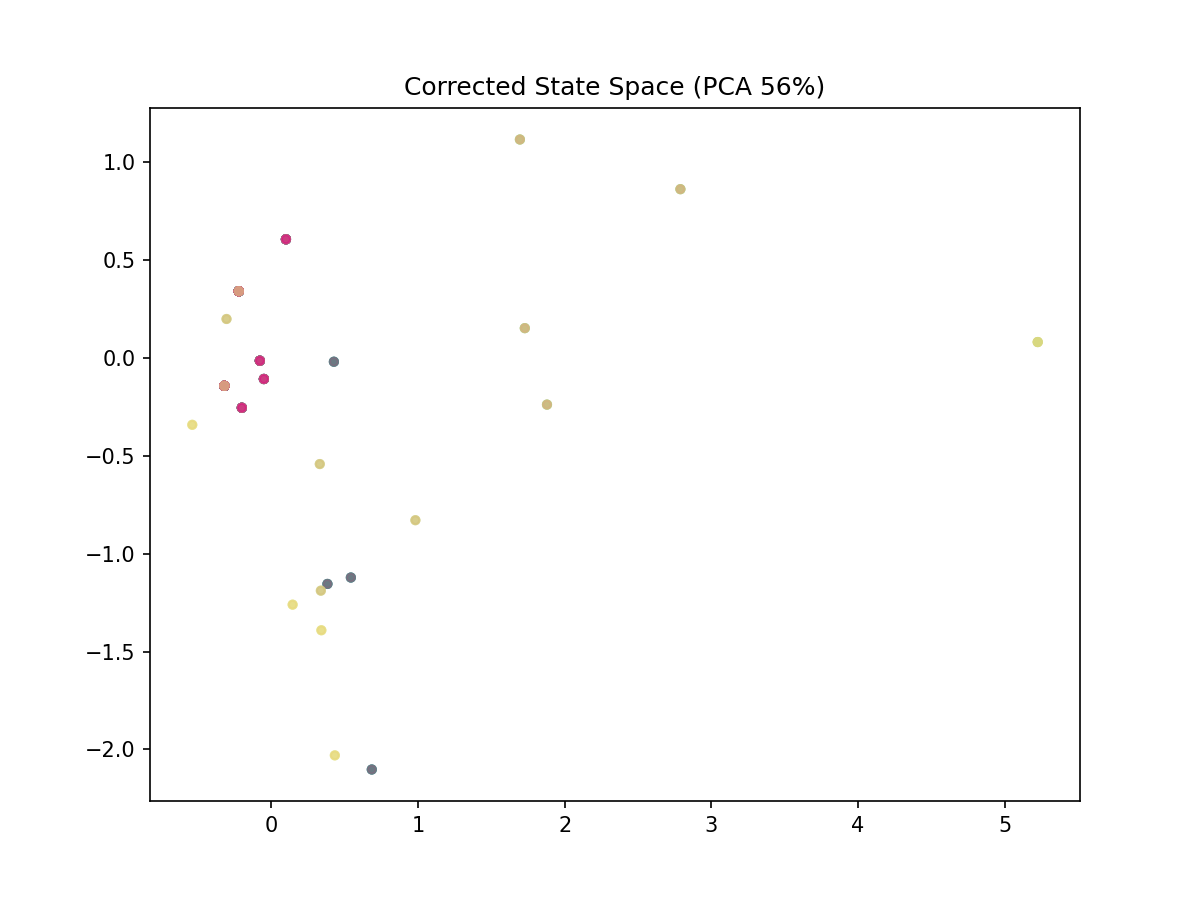

This figure's Python source:
"""Predict-Compare-Correct: model predicts next state/obs, compares with actual,
and learns to correct its state based on prediction error.

This mirrors how humans maintain a world model:
  predict → act → observe → compare → correct → predict (loop)

Key: prediction error IS the training signal for correction.
"""
import os, sys, random, time
import torch, torch.nn as nn, torch.nn.functional as F
import numpy as np
from tqdm import tqdm
import matplotlib
matplotlib.use('Agg')
import matplotlib.pyplot as plt
from matplotlib.colors import ListedColormap
from sklearn.decomposition import PCA

os.environ.setdefault('PYTORCH_CUDA_ALLOC_CONF', 'expandable_segments:True')
DEVICE = 'cuda' if torch.cuda.is_available() else 'cpu'
DM = 64
CELL_WALL, CELL_PATH, CELL_EXIT = 0, 1, 2
DIRS = [(0, -1), (1, 0), (0, 1), (-1, 0)]
BASE_DIR = os.path.dirname(os.path.dirname(os.path.abspath(__file__)))

print(f'Device: {DEVICE}  DM={DM}')

def generate_maze(h=11, w=11):
    maze = np.ones((h,w), dtype=np.int32)*CELL_WALL
    start = (1,1); maze[start]=CELL_PATH; stack=[start]; rng=random.Random(42)
    while stack:
        cy,cx=stack[-1]; nbs=[]
        for dy,dx in [(-2,0),(2,0),(0,-2),(0,2)]:
            ny,nx=cy+dy,cx+dx
            if 0<ny<h-1 and 0<nx<w-1 and maze[ny,nx]==CELL_WALL: nbs.append((ny,nx))
        if nbs: ny,nx=rng.choice(nbs)
        else: stack.pop(); continue
        maze[cy+(ny-cy)//2][cx+(nx-cx)//2]=CELL_PATH
        maze[ny,nx]=CELL_PATH; stack.append((ny,nx))
    maze[h-2,w-2]=CELL_EXIT
    for dy,dx in [(-1,0),(1,0),(0,-1),(0,1)]:
        if maze[h-2+dy,w-2+dx]==CELL_WALL: maze[h-2+dy,w-2+dx]=CELL_PATH
    return maze

def get_obs(maze, pos, facing):
    obs=[]
    for i in range(4):
        dy,dx=DIRS[(facing+i)%4]; ny,nx=pos[0]+dy,pos[1]+dx
        cell=maze[ny,nx] if 0<=ny<maze.shape[0] and 0<=nx<maze.shape[1] else CELL_WALL
        o=[0,0,0]; o[cell]=1; obs.extend(o)
    return np.array(obs,dtype=np.float32)

def av_acts(maze, pos, facing):
    acts=[0,1]
    dy,dx=DIRS[facing]; ny,nx=pos[0]+dy,pos[1]+dx
    if 0<=ny<maze.shape[0] and 0<=nx<maze.shape[1] and maze[ny,nx]!=CELL_WALL: acts.append(2)
    return acts

# ── Predict-Compare-Correct Model ──
class PredCorrModel(nn.Module):
    def __init__(self):
        super().__init__()
        # Encoder: obs → state
        self.encoder = nn.Sequential(
            nn.Linear(12, DM), nn.GELU(),
            nn.Linear(DM, DM), nn.GELU(),
            nn.Linear(DM, DM),
        )
        # Transition: (state, action) → pred_next_state
        self.transition = nn.Sequential(
            nn.Linear(DM + 2, DM), nn.GELU(),
            nn.Linear(DM, DM),
        )
        self.act_embed = nn.Embedding(3, 2)
        # Observer: state → pred_obs (for computing prediction error)
        self.observer = nn.Linear(DM, 12)
        # Corrector: (state, pred_error) → corrected_state
        self.corrector = nn.Sequential(
            nn.Linear(DM + 12, DM), nn.GELU(),
            nn.Linear(DM, DM),
        )
        self.corrector_gate = nn.Linear(DM + 12, DM)
        nn.init.zeros_(self.corrector_gate.weight)
        nn.init.zeros_(self.corrector_gate.bias)
        
        for m in [self.encoder, self.transition, self.corrector]:
            for p in m:
                if isinstance(p, nn.Linear): nn.init.xavier_uniform_(p.weight, 0.5)

    def forward(self, obs, act):
        """Predict forward, return everything."""
        state = self.encoder(obs)  # [B, DM]
        act_e = self.act_embed(act)  # [B, 2]
        pred_next = self.transition(torch.cat([state, act_e], -1))  # [B, DM]
        pred_obs = self.observer(pred_next)  # [B, 12]
        return state, pred_next, pred_obs
    
    def correct(self, state, actual_obs):
        """Correct state based on observation."""
        pred_obs = self.observer(state)  # what did we expect to see?
        error = actual_obs - pred_obs  # prediction error
        inp = torch.cat([state, error], -1)
        gate = torch.sigmoid(self.corrector_gate(inp))
        correction = self.corrector(inp)
        return state + gate * correction, pred_obs, error

model = PredCorrModel().to(DEVICE)
print(f'Params: {sum(p.numel() for p in model.parameters())/1e3:.1f}K')

# ── Data ──
ALL_MAZES = [generate_maze() for _ in range(20)]

def gen_data(n_trajs=4000, traj_len=20):
    all_obs, all_act, all_next_obs, all_pos, all_next_pos = [], [], [], [], []
    for _ in range(n_trajs):
        maze = random.choice(ALL_MAZES)
        h,w = maze.shape
        pos = (random.randrange(0,h), random.randrange(0,w))
        while maze[pos]==CELL_WALL: pos=(random.randrange(0,h), random.randrange(0,w))
        facing = random.randint(0,3)
        for _ in range(traj_len):
            o=get_obs(maze,pos,facing)
            all_obs.append(o)
            all_pos.append(pos)
            acts=av_acts(maze,pos,facing)
            act=random.choice(acts)
            if act==2:
                dy,dx=DIRS[facing]; ny,nx=pos[0]+dy,pos[1]+dx
                pos=(ny,nx)
            elif act==0: facing=(facing-1)%4
            else: facing=(facing+1)%4
            no=get_obs(maze,pos,facing)
            all_act.append(act)
            all_next_obs.append(no)
            all_next_pos.append(pos)
    return (torch.tensor(np.array(all_obs),device=DEVICE).float(),
            torch.tensor(all_act,device=DEVICE).long(),
            torch.tensor(np.array(all_next_obs),device=DEVICE).float(),
            torch.tensor(all_pos,device=DEVICE).float(),
            torch.tensor(all_next_pos,device=DEVICE).float())

OBS, ACT, NXT, POS, NPOS = gen_data()
N_SAMPLES = OBS.size(0)
print(f'Data: {N_SAMPLES} transitions')

# ════════════════════════════════════════
# Train
# ════════════════════════════════════════

BSZ, N_STEPS = 256, 8000
opt = torch.optim.AdamW(model.parameters(), lr=3e-3)
sched = torch.optim.lr_scheduler.CosineAnnealingLR(opt, N_STEPS)
TEST_MAZE = generate_maze(13, 13)

model.train()
pbar = tqdm(range(N_STEPS))
t0 = time.time()

for step in pbar:
    idx = torch.randint(0, N_SAMPLES-BSZ, (BSZ,))
    obs = OBS[idx]; act = ACT[idx]; nxt = NXT[idx]; pos = POS[idx]; npos = NPOS[idx]
    
    state, pred_next, pred_obs = model(obs, act)
    
    # Loss 1: prediction error (predict next obs)
    pred_loss = F.mse_loss(pred_obs, nxt)
    
    # Loss 2: state error (predicted next state should be close to real next state)
    # Real next state = encoder(nxt)
    with torch.no_grad():
        real_next = model.encoder(nxt)
    state_loss = F.mse_loss(pred_next, real_next)
    
    # Loss 3: corrector should reduce error
    corrected, _, _ = model.correct(model.encoder(obs), nxt)
    correct_loss = F.mse_loss(corrected, real_next)
    
    # Loss 4: contrastive - organize state space by position
    state_all = model.encoder(OBS[torch.randint(0, N_SAMPLES-256, (256,))])
    pos_all = POS[torch.randint(0, N_SAMPLES-256, (256,))]
    if state_all.size(0) > 10:
        d = torch.cdist(pos_all, pos_all, p=1)
        target = torch.exp(-d / 3.0)
        h_n = F.normalize(state_all, dim=-1)
        actual = h_n @ h_n.T
        mask = ~torch.eye(state_all.size(0), dtype=torch.bool, device=DEVICE)
        cont_loss = F.mse_loss(actual[mask], target[mask])
    else:
        cont_loss = torch.tensor(0.0, device=DEVICE)
    
    loss = pred_loss + 0.5 * state_loss + 0.3 * correct_loss + 0.2 * cont_loss
    
    opt.zero_grad(); loss.backward()
    torch.nn.utils.clip_grad_norm_(model.parameters(), 5.0)
    opt.step(); sched.step()
    
    if step % 1000 == 0:
        model.eval()
        with torch.no_grad():
            idx_t = torch.randint(0, N_SAMPLES-256, (256,))
            s, pn, po = model(OBS[idx_t], ACT[idx_t])
            pl = F.mse_loss(po, NXT[idx_t]).item()
            rn = model.encoder(NXT[idx_t])
            sl = F.mse_loss(pn, rn).item()
            co, _, _ = model.correct(model.encoder(OBS[idx_t]), NXT[idx_t])
            cl = F.mse_loss(co, rn).item()
            
            # Encode test maze
            states = {}
            for y in range(TEST_MAZE.shape[0]):
                for x in range(TEST_MAZE.shape[1]):
                    if TEST_MAZE[y,x]==CELL_WALL: continue
                    for f in range(4):
                        o = get_obs(TEST_MAZE,(y,x),f)
                        ot = torch.from_numpy(o).float().unsqueeze(0).to(DEVICE)
                        st = model.encoder(ot).squeeze(0).cpu().numpy()
                        states[(y,x,f)] = st
            
            keys = list(states.keys())
            vecs = np.array([states[k] for k in keys])
            adj_d, rand_d = [], []
            for i in range(len(keys)):
                for j in range(i+1, len(keys)):
                    k1,k2 = keys[i], keys[j]
                    md = abs(k1[0]-k2[0]) + abs(k1[1]-k2[1])
                    d = np.linalg.norm(vecs[i]-vecs[j])
                    if md == 1: adj_d.append(d)
                    elif md > 4: rand_d.append(d)
            ratio = np.mean(rand_d)/max(np.mean(adj_d),1e-8) if adj_d and rand_d else 1.0
            
            # Navigation test
            nav_correct = 0
            nav_total = 0
            for y in range(1, TEST_MAZE.shape[0]-1):
                for x in range(1, TEST_MAZE.shape[1]-1):
                    if TEST_MAZE[y,x] == CELL_WALL: continue
                    for f in range(4):
                        acts = av_acts(TEST_MAZE, (y,x), f)
                        if 2 not in acts: continue
                        dy,dx = DIRS[f]
                        ny, nx = y+dy, x+dx
                        if not (0<=ny<TEST_MAZE.shape[0] and 0<=nx<TEST_MAZE.shape[1]): continue
                        if TEST_MAZE[ny,nx] == CELL_WALL: continue
                        
                        # Using corrected state to pick action: pick action that brings 
                        # pred_next_state closest to real_next_state (i.e., we know where we'll be)
                        o = get_obs(TEST_MAZE, (y,x), f)
                        ot = torch.from_numpy(o).float().unsqueeze(0).to(DEVICE)
                        st = model.encoder(ot)
                        corrected_st, _, _ = model.correct(st, torch.from_numpy(get_obs(TEST_MAZE, (y,x), f)).float().unsqueeze(0).to(DEVICE))
                        ae = model.act_embed(torch.tensor([[2]], device=DEVICE)).squeeze(1)
                        pred_ns = model.transition(torch.cat([corrected_st, ae], -1))
                        
                        # Real next state
                        real_ns = model.encoder(torch.from_numpy(get_obs(TEST_MAZE, (ny,nx), f)).float().unsqueeze(0).to(DEVICE))
                        
                        if (pred_ns - real_ns).norm().item() < (st - real_ns).norm().item():
                            nav_correct += 1
                        nav_total += 1
            
        model.train()
        pbar.set_postfix(pl=f'{pl:.4f}', sl=f'{sl:.4f}', cl=f'{cl:.4f}',
                         ratio=f'{ratio:.2f}x', nav=f'{nav_correct/max(nav_total,1)*100:.0f}%')

print(f'Train: {(time.time()-t0)/60:.1f}min')

# ════════════════════════════════════════
# Final eval
# ════════════════════════════════════════

print('\n=== Final ===')
model.eval()
with torch.no_grad():
    states = {}
    for y in range(TEST_MAZE.shape[0]):
        for x in range(TEST_MAZE.shape[1]):
            if TEST_MAZE[y,x]==CELL_WALL: continue
            for f in range(4):
                o = get_obs(TEST_MAZE,(y,x),f)
                ot = torch.from_numpy(o).float().unsqueeze(0).to(DEVICE)
                # With correction
                st = model.encoder(ot)
                corr, _, _ = model.correct(st, ot)
                states[(y,x,f)] = corr.squeeze(0).cpu().numpy()
    
    keys = list(states.keys())
    vecs = np.array([states[k] for k in keys])
    adj_d, rand_d = [], []
    for i in range(len(keys)):
        for j in range(i+1, len(keys)):
            k1,k2 = keys[i], keys[j]
            md = abs(k1[0]-k2[0]) + abs(k1[1]-k2[1])
            d = np.linalg.norm(vecs[i]-vecs[j])
            if md == 1: adj_d.append(d)
            elif md > 4: rand_d.append(d)
    print(f'  Corrected state ratio: {np.mean(rand_d)/max(np.mean(adj_d),1e-8):.2f}x')
    
    # PCA
    pca = PCA(n_components=2)
    s2d = pca.fit_transform(vecs)
    fig, ax = plt.subplots(figsize=(8,6))
    colors = [(k[0]/13, k[1]/13, 0.5) for k in keys]
    ax.scatter(s2d[:,0], s2d[:,1], c=colors, s=15, alpha=0.7)
    ax.set_title(f'Corrected State Space (PCA {pca.explained_variance_ratio_.sum():.0%})')
    plt.savefig(os.path.join(BASE_DIR, 'experiments', 'maze_predcorr.png'), dpi=150)
    print('  Saved maze_predcorr.png')

torch.save({'model': model.state_dict()}, os.path.join(BASE_DIR, 'checkpoints', 'maze_predcorr.pt'))
print('Done.')
